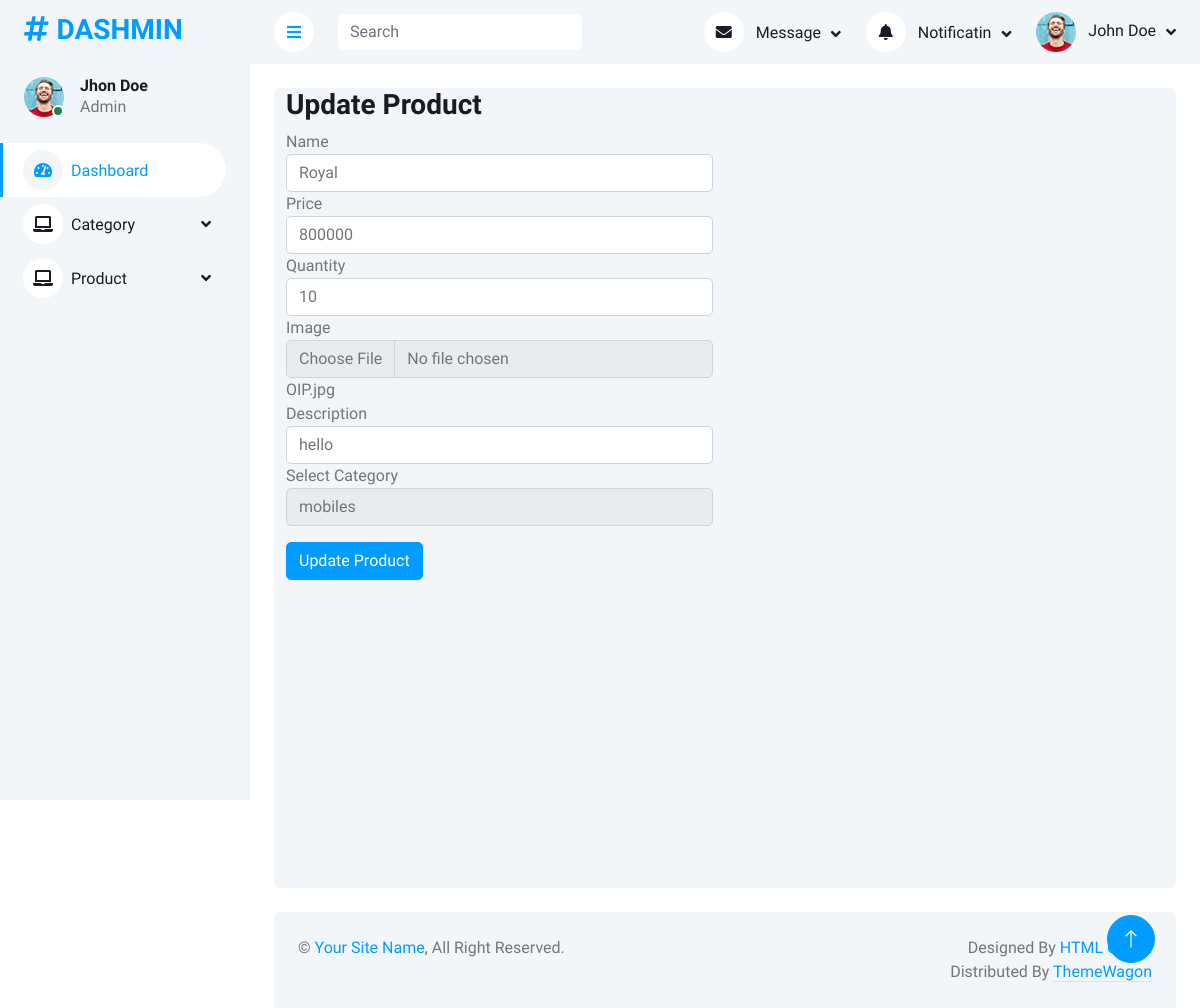
Screenshot of /adminPanel/editProduct.php?id=1 with the database file from the repository.
### tables this page shows
CREATE TABLE `products` (
  `id` int(11) NOT NULL,
  `name` varchar(200) NOT NULL,
  `price` int(11) NOT NULL,
  `des` varchar(200) NOT NULL,
  `qty` int(11) NOT NULL,
  `image` varchar(200) NOT NULL,
  `c_id` int(11) NOT NULL
);

CREATE TABLE `categories` (
  `id` int(11) NOT NULL,
  `name` varchar(200) NOT NULL,
  `image` varchar(200) NOT NULL,
  `des` varchar(100) NOT NULL
);

### adminPanel/editProduct.php (the view, shortened to what this page needs)
<?php
include('query.php');
include('header.php');
?>
            <?php
            if(isset($_GET['id'])){
                $id = $_GET['id'];
                $query = $pdo->prepare("select products.* , categories.name as cName , categories.id as catId from products inner join categories on products.c_id = categories.id where products.id = :id");
                $query->bindParam('id',$id);
                $query->execute();
                $product = $query->fetch(PDO::FETCH_ASSOC);
            }
            ?>
            <div class="container-fluid pt-4 px-4">
                <div class="row vh-100 bg-light rounded  mx-0">
                    <div class="col-md-6 ">
                        <h3> Update Product</h3>
                        <form action="" method="post" enctype="multipart/form-data">
                        <div class="form-group">
                          <label for="">Name</label>
                          <input type="text" value="<?php echo $product['name']?>" name="productName" id="" class="form-control" placeholder="" aria-describedby="helpId">
                        </div>
                        <div class="form-group">
                          <label for="">Price</label>
                          <input type="text" value="<?php echo $product['price']?>"   name="productPrice" id="" class="form-control" placeholder="" aria-describedby="helpId">
                        </div>
                        <div class="form-group">
                          <label for="">Quantity</label>
                          <input type="text" value="<?php echo $product['qty']?>"  name="productQty" id="" class="form-control" placeholder="" aria-describedby="helpId">
                        </div>
                        <div class="form-group">
                          <label for="">Image</label>
                          <input type="file" name="productImage" id="" class="form-control" placeholder="" aria-describedby="helpId">
                            <span><?php echo $product['image']?></span>
                        </div>
                        <div class="form-group">
                          <label for="">Description</label>
                          <input value="<?php echo $product['des']?>"  type="text" name="productDes" id="" class="form-control" placeholder="" aria-describedby="helpId">
                        </div>
                        <div class="form-group">
                          <label for="">Select Category</label>
                          <select class="form-control"  name="cId" id="">
                            <option value="<?php echo $product['catId']?>"><?php echo $product['cName']?></option>
                          </select>
                        </div>
                        <button name="updateProduct" class="btn mt-3 btn-primary" type="submit">Update Product</button>
                        </form>
                    </div>
                </div>
            </div>
          <?php
          include('footer.php');
          ?>

### adminPanel/css/style.css (style rules this page uses)
:root { --primary: #009CFF; --light: #F3F6F9; --dark: #191C24; }
.btn { transition: .5s; }
.btn.btn-primary { color: #FFFFFF; }

### rows the page displays
products: productName "Royal", productPrice "800000", productQty "10", image "OIP.jpg", productDes "hello", cId "mobiles"
